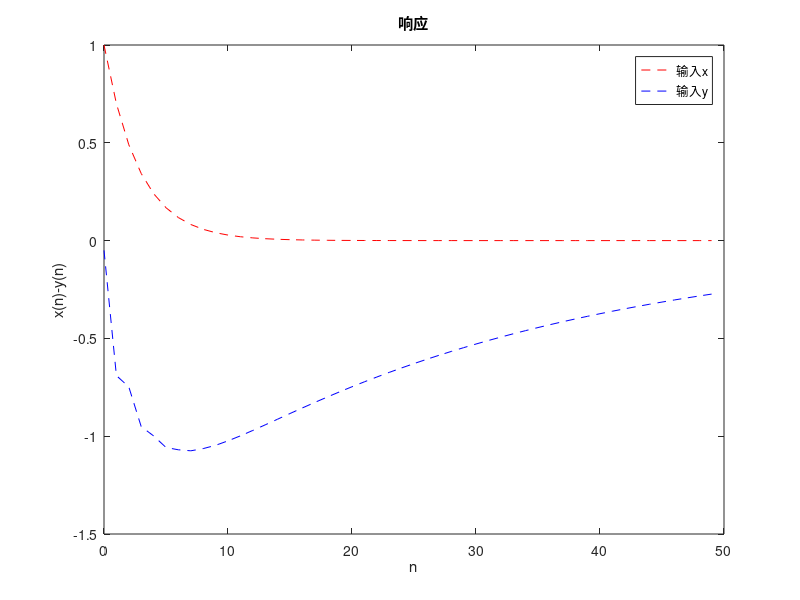

Recreate this plot in MATLAB.
clear;

%{
% Z 变换与反变换
f = str2sym('cos(a*k)');
F = ztrans(f);  % Z 变换
disp(F);
disp(f);
F= str2sym('z^2/((1+z)*(z-2))');
f = iztrans(F);
disp(F);
disp(f);
%}

% 系统的零点分布及其稳定性
% 求 H(z) = (z^3+2z)/(z^4+3(z^3) + 2(z^2) +2z+1) 的零极点及其分布图
% 求 H(z) = (1+z^(-1))/(1+z^-1/2 +z^-2/4) 的零极点及其分布图
% 采用 roots 和 plot 函数
%(1)
%{
 b =[1,0,2,0];
 a = [1,3,2,2,1];
 zsl = roots(b);
 psl = roots(a);
 figure(1);
 subplot(2,1,1);
 plot(real(zsl),imag(zsl),'o',real(psl),imag(psl),'kx','markersize',12);
 axis([-2,2,-2,2]);
 grid on;
 legend('零点','极点');
 
 %(2)
 c = [1,1,0];
 d = [1,1/2,1/4];
 zs2 = roots(c);
 ps2 = roots(d);
 subplot(2,1,2);
 plot(real(zs2),imag(zs2),'o',real(ps2),imag(ps2),'kx','markersize',12);
 axis([-2,2,-2,2]);
 grid on;
 legend('零点','极点');
 
 % 采用 tf2zp 和 zplane 函数
 %(1)
 b = [1,0,2,0];
 a =[1,3,2,2,1];
 figure(2);
 [z,p] = tf2zp(b,a);
 subplot(2,1,1);
 zplane(z,p);
 %(2)
 c = [1,1,0];
 d = [1,1/2,1/4];
 [z,p] = tf2zp(c,d);
 subplot(2,1,2);
 zplane(z,p);
 %}
 
 
 % 系统的零极点分布与系统冲激响应时域特性
 %{
 a = [1 -2*0.8*cos(pi*4) 0.8^2];
 b = [1];
 [z,p,k] = tf2zp(b,a);
 figure(1);
 subplot(2,1,1),zplane(z,p);
 subplot(2,1,2),impz(b,a,20);
 %}
 
 %  离散系统的频率响应
 %{
 [H,w] = freqz(b,a,N);
 [H,w] = freqz(b,a,N,'whole');
 freqz(b,a,N);
 freqz(b,a,N,'whole');
 %}

 
%幅频特性和相频特性
%{
b = [5/4 -5/4];
a =[1 -1/4];
[h,w] = freqz(b,a,400,'whole');
hf = abs(h);
hx = angle(h);
figure(1),clf;
subplot(2,1,1),plot(w,hf),title('幅频特性曲线'),grid on;
subplot(2,1,2),plot(w,hx),title('相频特性曲线'),grid on;
figure(2);
freqz(b,a,'whole');

%
[z,p] = tf2zp(b,a);
r = 2;
k = 200;
w = 0:1*pi/k:r*pi;
y = exp(1i*w);
N = length(p);
M = length(z);
yp = ones(N,1)*y;
yz = ones(M,1)*y;
vp = yp -p*ones(1,r*k+1);
vz = yz-z*ones(1,r*k+1);
Ai = abs(vp);
Bj = abs(vz);
Ci = angle(vp);
Dj = angle(vz);
fai = sum(Dj,1) - sum(Ci,1);
H = prod(Bj,1)./prod(Ai,1);
figure(3);
subplot(2,1,1),plot(w,H),title('离散系统幅频特性曲线'),xlabel('角频率'),ylabel('幅度');
subplot(2,1,2),plot(w,fai),title('离散系统的相频特性曲线'),xlabel('角频率'),ylabel('相位');
%}


% Z反变换，留数法
%{
close all;
clc;
B = poly([-0.4 -04]);   % poly(r),其中r是向量，返回其根是r元素的多项式的系数。
A = poly([-0.8 -0.8 0.5 0.5 -0.1]);
[R P K] = residuez(B,A);
R = R'
P = P'
K
%}

%{
a = [3 -2 0 0 0 1];
b = [2 1];
ljdt(a,b);
p = roots(a);
q = roots(b);
pa = abs(p)
%}

%{
% 绘制系统零极点分布图及系统单位序列响应
z = 0;      % 定义系统零点位置
p = 0.25;   % 定义系统极点位置
k = 1;      % 定义系统增益
subplot(221);
zplane(z,p)
grid on;
%绘制系统零极点分布图
subplot(222);
[num,den] = zp2tf(z,p,k);   % 零极点模型转换为传递函数模型
impz(num,den);
% 绘制系统单位序列响应时域波形
title('h(n)');
grid on;
% 定义标题
% 绘制系统零极点分布图及系统单位序列响应
p = 1;
subplot(223);
zplane(z,p);
grid on;
[num,den] = zp2tf(z,p,k);
subplot(224);
impz(num,den)
title('h(n)')
grid on;
%}

num = [0.55 0.5 -1];
den = [1 -0.5 -0.45];
x0 = [2 3];
y0 = [1 2];
N = 50;
n = [0:N-1];
x = 0.7.^n;
Zi = filtic(num,den,y0,x0);
[y,Zf] = filter(num,den,x,Zi);
plot(n,x,'r--',n,y,'b--');
title('响应');
xlabel('n');
ylabel('x(n)-y(n)');
legend('输入x','输入y');